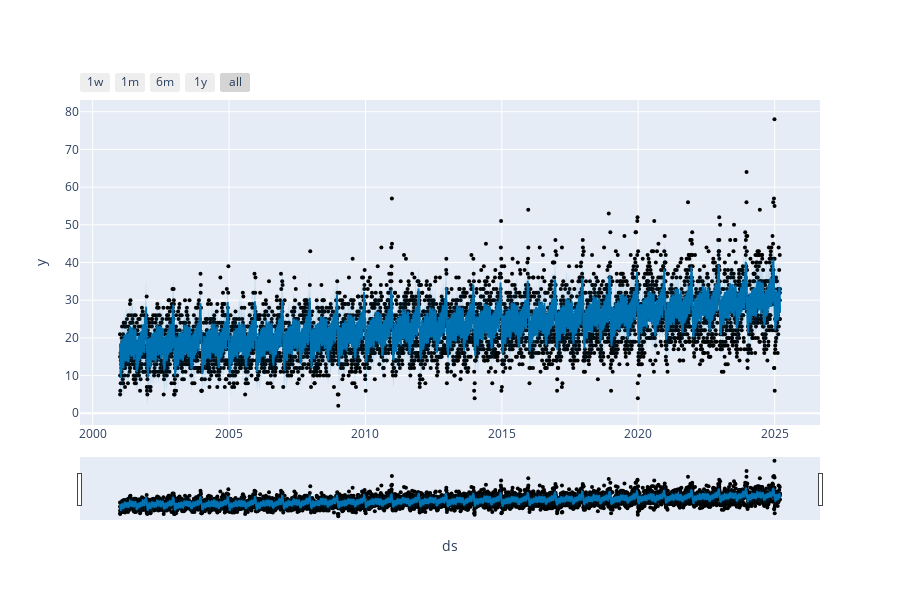

Notebook cell for this chart:
### Code cell
from prophet.plot import plot_plotly, plot_components_plotly

prophet = Prophet()
prophet_tt = df_train.reset_index()[["date", "hep-th"]].rename(
    columns={"date": "ds", "hep-th": "y"}
)
prophet.fit(prophet_tt)
prophet_preds = prophet.predict(prophet_tt[["ds"]])
plot_plotly(prophet, prophet_preds)

### Figure 1 — Plotly figure (JSON) as saved in the notebook; plotly's stock layout.template omitted (floating-point values rounded to 4 significant figures; data arrays with more than 128 entries replaced by an {"elided": "..."} marker saying what was removed)
{"data": [{"marker": {"color": "black", "size": 4}, "mode": "markers", "name": "Actual", "type": "scatter", "x": {"elided": "6315 str values"}, "y": {"elided": "6315 float values"}}, {"hoverinfo": "skip", "line": {"width": 0}, "mode": "lines", "type": "scatter", "x": {"elided": "6315 str values"}, "y": {"elided": "6315 float values"}}, {"fill": "tonexty", "fillcolor": "rgba(0, 114, 178, 0.2)", "line": {"color": "#0072B2", "width": 2}, "mode": "lines", "name": "Predicted", "type": "scatter", "x": {"elided": "6315 str values"}, "y": {"elided": "6315 float values"}}, {"fill": "tonexty", "fillcolor": "rgba(0, 114, 178, 0.2)", "hoverinfo": "skip", "line": {"width": 0}, "mode": "lines", "type": "scatter", "x": {"elided": "6315 str values"}, "y": {"elided": "6315 float values"}}], "layout": {"height": 600, "showlegend": false, "width": 900, "xaxis": {"rangeselector": {"buttons": [{"count": 7, "label": "1w", "step": "day", "stepmode": "backward"}, {"count": 1, "label": "1m", "step": "month", "stepmode": "backward"}, {"count": 6, "label": "6m", "step": "month", "stepmode": "backward"}, {"count": 1, "label": "1y", "step": "year", "stepmode": "backward"}, {"step": "all"}]}, "rangeslider": {"visible": true}, "title": {"text": "ds"}, "type": "date"}, "yaxis": {"title": {"text": "y"}}}}
